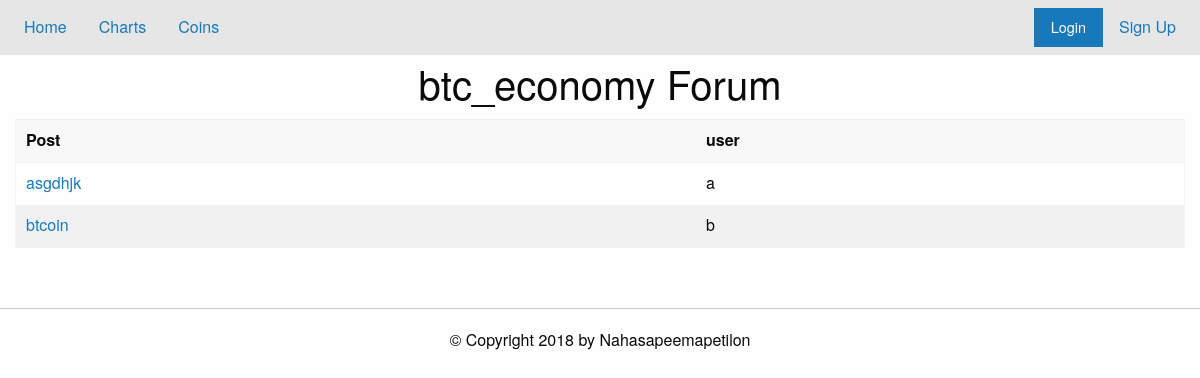
/forum?topics=btc_economy, run on an earlier commit of the app's database.
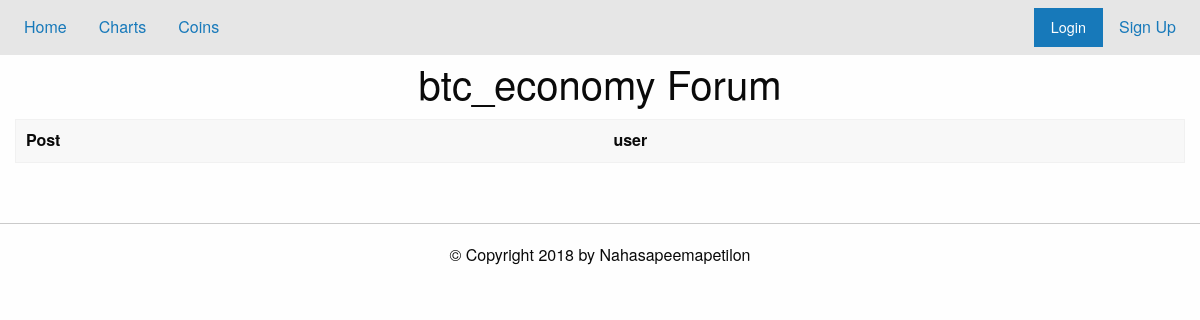
And on a later commit of the database.
### tables this page shows
CREATE TABLE threads (threadID INT PRIMARY KEY, topic TEXT, post TEXT, user TEXT);

### app.py (the view)
@app.route("/forum", methods=['POST', 'GET'])
def load_forum():
    db = sqlite3.connect('./data/base.db')
    c = db.cursor()
    topic = request.args.get('topics')
    if topic not in goodTopics:
        flash('Oops, this topic is not yet available')
        return redirect('/')
    threads= dbEditor.viewTopic(c, topic)
    print (threads)
    db.close()
    return render_template('forum.html', notLoggedIn=noUser(),topic=topic, threads= threads)

### app.py (called while the page is built)
def noUser():
    return 'username' not in session.keys()

### util/dbEditor.py (called while the page is built)
def viewTopic(cursor,topi):
    l = list(cursor.execute("SELECT threadID,user,post FROM threads WHERE topic = ?;",(topi,)))
    return l

### templates/forum.html (shortened to what this page needs)
{% extends "home.html" %}
{% block content %}
<h2 class="text-center"> {{topic}} Forum </h2>
<div class="grid-container">
{% set msgs = get_flashed_messages() %}
<table class="hover">
  <thead><tr>
      <th> Post </th><th> user </th>
  </tr></thead>
  <tbody>
    {% for thread in threads %}
    <tr>
      <td><a href="/thread?id={{thread[0]}}">{{ thread[2] }}</a></td>
      <td>{{thread[1]}}</td>
    </tr>
    {% endfor %}
  </tbody>
</table>
</div>
{% endblock %}

What changed in the data, as far as the page shows it:
removed threads: post "asgdhjk", user "a"
removed threads: post "btcoin", user "b"
